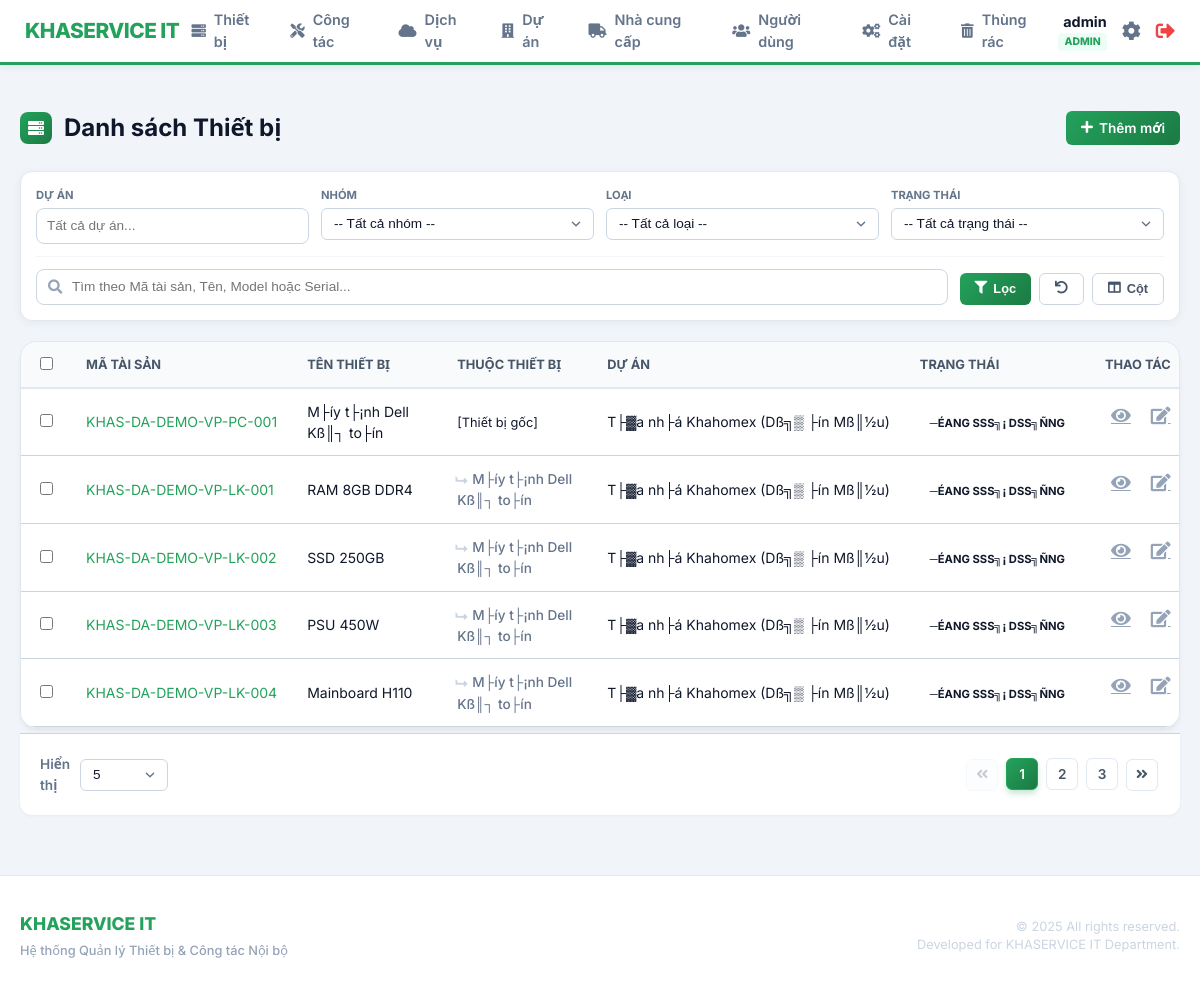
/index.php?page=devices/list (signed in), run on the app's committed database.
### tables this page shows
CREATE TABLE `devices` (
  `id` int(11) NOT NULL AUTO_INCREMENT,
  `ma_tai_san` varchar(100) NOT NULL COMMENT 'M?? t??i s???n n???i b??? (VD: KHAS-DA01-PC-001)',
  `ten_thiet_bi` varchar(255) NOT NULL COMMENT 'T??n thi???t b??? (PC l??? t??n, UPS barrier...)',
  `nhom_thiet_bi` varchar(50) NOT NULL COMMENT 'Nh??m thi???t b???: V??n ph??ng / B??i xe',
  `loai_thiet_bi` varchar(100) NOT NULL COMMENT 'Lo???i thi???t b???: PC, UPS, Camera, Barrier, ?????u ?????c th???...',
  `model` varchar(255) DEFAULT NULL COMMENT 'Model thi???t b???',
  `serial` varchar(255) DEFAULT NULL COMMENT 'Serial number c???a thi???t b???',
  `project_id` int(11) DEFAULT NULL COMMENT 'Thi???t b??? thu???c d??? ??n n??o',
  `parent_id` int(11) DEFAULT NULL,
  `supplier_id` int(11) DEFAULT NULL COMMENT 'Nh?? cung c???p thi???t b???',
  `ngay_mua` date DEFAULT NULL COMMENT 'Ng??y mua thi???t b???',
  `gia_mua` decimal(15,2) DEFAULT NULL COMMENT 'Gi?? mua t???i th???i ??i???m mua (VN??)',
  `bao_hanh_den` date DEFAULT NULL COMMENT 'Ng??y h???t h???n b???o h??nh',
  `trang_thai` varchar(50) DEFAULT '??ang s??? d???ng' COMMENT 'Tr???ng th??i: ??ang s??? d???ng / H???ng / Thanh l??',
  `ghi_chu` text DEFAULT NULL COMMENT 'Ghi ch?? kh??c',
  `created_at` timestamp NOT NULL DEFAULT current_timestamp() COMMENT 'Ng??y t???o h??? s?? thi???t b???',
  `deleted_at` timestamp NULL DEFAULT NULL,
  PRIMARY KEY (`id`),
  UNIQUE KEY `ma_tai_san` (`ma_tai_san`),
  KEY `idx_device_parent` (`parent_id`)
);

CREATE TABLE `projects` (
  `id` int(11) NOT NULL AUTO_INCREMENT,
  `ma_du_an` varchar(50) NOT NULL COMMENT 'M?? d??? ??n n???i b??? (VD: DA01, DA02)',
  `ten_du_an` varchar(255) NOT NULL COMMENT 'T??n d??? ??n / chung c??',
  `dia_chi_duong` varchar(255) DEFAULT NULL,
  `dia_chi_phuong_xa` varchar(100) DEFAULT NULL,
  `dia_chi_tinh_tp` varchar(100) DEFAULT NULL,
  `dia_chi` text DEFAULT NULL COMMENT '?????a ch??? d??? ??n',
  `loai_du_an` varchar(100) DEFAULT NULL COMMENT 'Lo???i d??? ??n (Chung c??, V??n ph??ng...)',
  `ghi_chu` text DEFAULT NULL COMMENT 'Ghi ch?? th??m',
  `deleted_at` timestamp NULL DEFAULT NULL,
  PRIMARY KEY (`id`)
);

### includes/auth.php (called while the page is built, shortened)
<?php
function isIT() {
    return isset($_SESSION['role']) && ($_SESSION['role'] === 'it' || $_SESSION['role'] === 'admin');
}
?>

### modules/devices/list.php (the view, shortened to what this page needs)
<?php
$rows_per_page = (isset($_GET['limit']) && is_numeric($_GET['limit'])) ? (int)$_GET['limit'] : 5;
$current_page  = (isset($_GET['p']) && is_numeric($_GET['p'])) ? (int)$_GET['p'] : 1;
$filter_keyword = trim($_GET['filter_keyword'] ?? '');
$where_clauses = ["d.deleted_at IS NULL"];
$where_sql = !empty($where_clauses) ? ' WHERE ' . implode(' AND ', $where_clauses) : '';
$allowed_sort_columns = ['ma_tai_san' => 'd.ma_tai_san', 'ten_thiet_bi' => 'd.ten_thiet_bi', 'created_at' => 'd.created_at'];
$sort_by    = $_GET['sort_by'] ?? 'created_at';
$sort_order = strtoupper($_GET['sort_order'] ?? 'DESC');
$order_sql = " ORDER BY {$allowed_sort_columns[$sort_by]} $sort_order";
$count_sql = "SELECT COUNT(*) FROM devices d $where_sql";
$count_stmt = $pdo->prepare($count_sql);
$count_stmt->execute();
$total_rows  = (int)$count_stmt->fetchColumn();
$total_pages = max(1, ceil($total_rows / $rows_per_page));
$offset = ($current_page - 1) * $rows_per_page;
$data_sql = "SELECT
                d.*,
                p.ten_du_an,
                s.ten_npp,
                parent.ten_thiet_bi as parent_name,
                parent.ma_tai_san as parent_code
             FROM devices d
             LEFT JOIN projects p ON d.project_id = p.id
             LEFT JOIN suppliers s ON d.supplier_id = s.id
             LEFT JOIN devices parent ON d.parent_id = parent.id
             $where_sql $order_sql LIMIT :limit OFFSET :offset";
$stmt = $pdo->prepare($data_sql);
$stmt->bindValue(':limit',  $rows_per_page, PDO::PARAM_INT);
$stmt->bindValue(':offset', $offset, PDO::PARAM_INT);
$stmt->execute();
$devices = $stmt->fetchAll(PDO::FETCH_ASSOC);
$statuses_config = $pdo->query("SELECT status_name, color_class FROM settings_device_statuses")->fetchAll(PDO::FETCH_KEY_PAIR);
$all_columns = [
    'ma_tai_san'    => ['label' => 'Mã Tài sản', 'default' => true],
    'ten_thiet_bi'  => ['label' => 'Tên Thiết bị', 'default' => true],
    'parent_name'   => ['label' => 'Thuộc thiết bị', 'default' => true],
    'loai_thiet_bi' => ['label' => 'Loại', 'default' => false],
    'nhom_thiet_bi' => ['label' => 'Nhóm', 'default' => false],
    'model'         => ['label' => 'Model', 'default' => false],
    'serial'        => ['label' => 'Serial', 'default' => false],
    'ten_du_an'     => ['label' => 'Dự án', 'default' => true],
    'ten_npp'       => ['label' => 'Nhà cung cấp', 'default' => false],
    'ngay_mua'      => ['label' => 'Ngày mua', 'default' => false],
    'bao_hanh_den'  => ['label' => 'Hạn BH', 'default' => false],
    'gia_mua'       => ['label' => 'Giá mua', 'default' => false],
    'trang_thai'    => ['label' => 'Trạng thái', 'default' => true],
];
?>
<div class="page-header">
    <h2><i class="fas fa-server"></i> Danh sách Thiết bị</h2>
    <?php if(isIT()): ?><a href="index.php?page=devices/add" class="btn btn-primary"><i class="fas fa-plus"></i> Thêm mới</a><?php endif; ?>
</div>
<div class="card filter-section-modern">
    <form action="index.php" method="GET" class="filter-form-modern" id="filter-form">
        <div class="filter-main-grid">
            <div class="filter-item">
                <label>Dự án</label>
                <div class="searchable-select-container">
                    <input type="text" id="project_search" class="form-control-sm" placeholder="Tất cả dự án..." value="<?php
                    ?>" autocomplete="off">
                </div>
            </div>
            <div class="filter-item">
                <label>Nhóm</label>
                <select name="filter_group" id="filter_group" class="form-select-sm" onchange="updateTypeFilter()">
                    <option value="">-- Tất cả nhóm --</option>
                </select>
            </div>
            <div class="filter-item">
                <label>Loại</label>
                <select name="filter_type" id="filter_type" class="form-select-sm"><option value="">-- Tất cả loại --</option></select>
            </div>
            <div class="filter-item">
                <label>Trạng thái</label>
                <select name="filter_status" class="form-select-sm">
                    <option value="">-- Tất cả trạng thái --</option>
                </select>
            </div>
        </div>
        <div class="filter-bottom-flex">
            <div class="search-input-wrapper">
                <i class="fas fa-search search-icon"></i>
                <input type="text" name="filter_keyword" placeholder="Tìm theo Mã tài sản, Tên, Model hoặc Serial..." value="<?php echo htmlspecialchars($filter_keyword); ?>" class="form-control-sm">
            </div>
            <div class="filter-buttons">
                <button type="submit" class="btn btn-primary btn-sm"><i class="fas fa-filter"></i> Lọc</button>
                <a href="index.php?page=devices/list" class="btn btn-secondary btn-sm"><i class="fas fa-undo"></i></a>
                <div class="column-selector-container">
                    <button type="button" class="btn btn-secondary btn-sm" onclick="toggleColumnMenu()"><i class="fas fa-columns"></i> Cột</button>
                </div>
            </div>
        </div>
    </form>
</div>
<form action="index.php?page=devices/export" method="POST" id="devices-form">
    <div class="table-container card">
        <table class="content-table" id="devicesTable">
            <thead>
                <tr>
                    <th width="40"><input type="checkbox" id="select-all"></th>
                    <?php foreach ($all_columns as $k => $c): ?>
                        <th data-col="<?php echo $k; ?>"><?php echo htmlspecialchars($c['label']); ?></th>
                    <?php endforeach; ?>
                    <th width="100" class="text-center">Thao tác</th>
                </tr>
            </thead>
            <tbody>
                <?php foreach ($devices as $d): ?>
                    <tr>
                        <td><input type="checkbox" name="selected_devices[]" value="<?php echo $d['id']; ?>" class="row-checkbox"></td>
                        <td data-col="ma_tai_san" class="font-medium text-primary"><?php echo htmlspecialchars($d['ma_tai_san']); ?></td>
                        <td data-col="ten_thiet_bi"><?php echo htmlspecialchars($d['ten_thiet_bi']); ?></td>
                        <td data-col="parent_name">
                            <?php if ($d['parent_id']): ?>
                                <a href="index.php?page=devices/view&id=<?php echo $d['parent_id']; ?>" class="parent-link">
                                    <i class="fas fa-level-up-alt fa-rotate-90"></i> <?php echo htmlspecialchars($d['parent_name']); ?>
                                </a>
                            <?php else: ?>
                                <span class="text-muted" style="font-size: 0.8rem;">[Thiết bị gốc]</span>
                            <?php endif; ?>
                        </td>
                        <td data-col="ten_du_an"><?php echo htmlspecialchars($d['ten_du_an']); ?></td>
                        <td data-col="trang_thai">
                            <?php $cls = $statuses_config[$d['trang_thai']] ?? 'status-default'; ?>
                            <span class="badge <?php echo $cls; ?>"><?php echo htmlspecialchars($d['trang_thai']); ?></span>
                        </td>
                        <td class="actions text-center">
                            <a href="index.php?page=devices/view&id=<?php echo $d['id']; ?>" class="btn-icon"><i class="fas fa-eye"></i></a>
                            <?php if(isIT()): ?>
                                <a href="index.php?page=devices/edit&id=<?php echo $d['id']; ?>" class="btn-icon"><i class="fas fa-edit"></i></a>
                            <?php endif; ?>
                        </td>
                    </tr>
                <?php endforeach; ?>
            </tbody>
        </table>
    </div>
</form>
<div class="pagination-container">
    <div class="rows-per-page">
        <form action="index.php" method="GET" class="rows-per-page-form">
            <label>Hiển thị</label>
            <select name="limit" onchange="this.form.submit()" class="form-select-sm">
                <?php foreach([5,10,25,50,100] as $lim): ?>
                    <option value="<?php echo $lim; ?>" <?php echo $rows_per_page == $lim ? 'selected' : ''; ?>><?php echo $lim; ?></option>
                <?php endforeach; ?>
            </select>
        </form>
    </div>
    <div class="pagination-links">
        <?php $q = $_GET; unset($q['p']); $base = 'index.php?' . http_build_query($q); ?>
        <a href="<?php echo $base . '&p=1'; ?>" class="page-link <?php echo $current_page <= 1 ? 'disabled' : ''; ?>"><i class="fas fa-angle-double-left"></i></a>
        <?php for ($i = max(1, $current_page - 2); $i <= min($total_pages, $current_page + 2); $i++): ?>
            <a href="<?php echo $base . '&p=' . $i; ?>" class="page-link <?php echo $i == $current_page ? 'active' : ''; ?>"><?php echo $i; ?></a>
        <?php endfor; ?>
        <a href="<?php echo $base . '&p=' . $total_pages; ?>" class="page-link <?php echo $current_page >= $total_pages ? 'disabled' : ''; ?>"><i class="fas fa-angle-double-right"></i></a>
    </div>
</div>

### assets/css/layout.css (style rules this page uses)
* { box-sizing: border-box; }
html, body { height: 100%; margin: 0; max-width: 100%; overflow-x: hidden; }
body { display: flex; flex-direction: column; background-color: var(--background-color); }

### modules/devices/list.php (style rules this page uses)
.filter-section-modern { padding: 15px; margin-bottom: 20px; background: #fff; border-radius: 12px; box-shadow: 0 2px 10px rgba(0,0,0,0.05); }
.filter-form-modern { display: flex; flex-direction: column; gap: 12px; }
.filter-main-grid { display: grid; grid-template-columns: repeat(auto-fit, minmax(180px, 1fr)); gap: 12px; }
.filter-item { display: flex; flex-direction: column; gap: 4px; }
.filter-item label { font-size: 0.7rem; font-weight: 700; color: #64748b; text-transform: uppercase; }
.filter-bottom-flex { display: flex; gap: 12px; align-items: flex-end; border-top: 1px solid #f1f5f9; padding-top: 12px; }
.search-input-wrapper { position: relative; flex: 1; }
.search-icon { position: absolute; left: 12px; top: 50%; transform: translateY(-50%); color: #94a3b8; font-size: 0.9rem; }
.search-input-wrapper input { padding-left: 35px !important; width: 100%; }
.filter-buttons { display: flex; gap: 8px; }
.form-control-sm, .form-select-sm { height: 36px; border: 1px solid #cbd5e1; border-radius: 8px; padding: 0 10px; font-size: 0.85rem; width: 100%; transition: 0.2s; }
.parent-link { color: #64748b; text-decoration: none; font-size: 0.85rem; font-weight: 500; transition: 0.2s; }
.parent-link i { font-size: 0.75rem; margin-right: 4px; color: #cbd5e1; }
.searchable-select-container { position: relative; width: 100%; }
.content-table td { white-space: nowrap; }
.content-table td[data-col="ten_thiet_bi"], .content-table td[data-col="parent_name"] { white-space: normal; min-width: 150px; }

### data on the page
devices: ma_tai_san "KHAS-DA-DEMO-VP-PC-001", ten_thiet_bi "M├íy t├¡nh Dell Kß║┐ to├ín", shows "[Thiết bị gốc]", project.ten_du_an "T├▓a nh├á Khahomex (Dß╗▒ ├ín Mß║½u)", trang_thai "─ÉANG SSS╗¡ DSS╗ÑNG"
devices: ma_tai_san "KHAS-DA-DEMO-VP-LK-001", ten_thiet_bi "RAM 8GB DDR4", devices.ten_thiet_bi "M├íy t├¡nh Dell Kß║┐ to├ín", project.ten_du_an "T├▓a nh├á Khahomex (Dß╗▒ ├ín Mß║½u)", trang_thai "─ÉANG SSS╗¡ DSS╗ÑNG"
devices: ma_tai_san "KHAS-DA-DEMO-VP-LK-002", ten_thiet_bi "SSD 250GB", devices.ten_thiet_bi "M├íy t├¡nh Dell Kß║┐ to├ín", project.ten_du_an "T├▓a nh├á Khahomex (Dß╗▒ ├ín Mß║½u)", trang_thai "─ÉANG SSS╗¡ DSS╗ÑNG"
devices: ma_tai_san "KHAS-DA-DEMO-VP-LK-003", ten_thiet_bi "PSU 450W", devices.ten_thiet_bi "M├íy t├¡nh Dell Kß║┐ to├ín", project.ten_du_an "T├▓a nh├á Khahomex (Dß╗▒ ├ín Mß║½u)", trang_thai "─ÉANG SSS╗¡ DSS╗ÑNG"
devices: ma_tai_san "KHAS-DA-DEMO-VP-LK-004", ten_thiet_bi "Mainboard H110", devices.ten_thiet_bi "M├íy t├¡nh Dell Kß║┐ to├ín", project.ten_du_an "T├▓a nh├á Khahomex (Dß╗▒ ├ín Mß║½u)", trang_thai "─ÉANG SSS╗¡ DSS╗ÑNG"

### other printed values
$_SESSION['fullname'] "admin"
$_SESSION['role'] "ADMIN"
$c['label'] "MÃ TÀI SẢN"
$c['label'] "TÊN THIẾT BỊ"
$c['label'] "THUỘC THIẾT BỊ"
$c['label'] "DỰ ÁN"
$c['label'] "TRẠNG THÁI"
form field limit "5"
